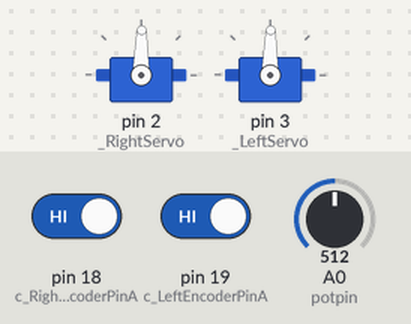
The sketch below on a simulated Arduino Mega 2560, built with avr-gcc and run on an emulated ATmega2560. On the bench: 2 × servo. Inputs (shaded band) come from the test bench; at power-on: A0 (potpin) = 512, pin 18 (c_RightEncoderPinA) HIGH, pin 19 (c_LeftEncoderPinA) HIGH. What the sketch prints to the serial monitor is not drawn.

Above: at 1.2 s.
1.3 s: A0 (potpin) set to 716
At 2.3 s:
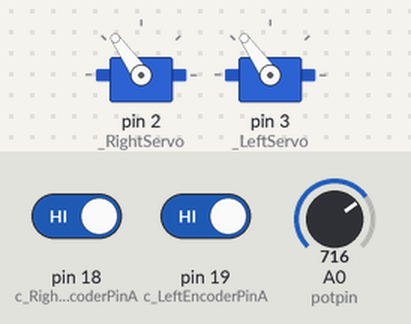
2.8 s: A0 (potpin) set to 900
At 3.3 s:
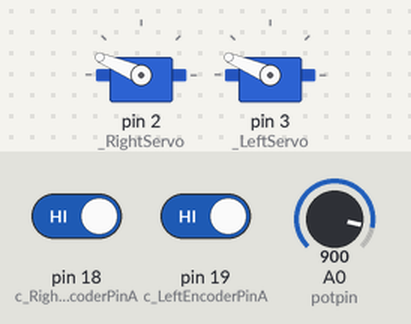
4.3 s: A0 (potpin) set to 1023
At 5.0 s:
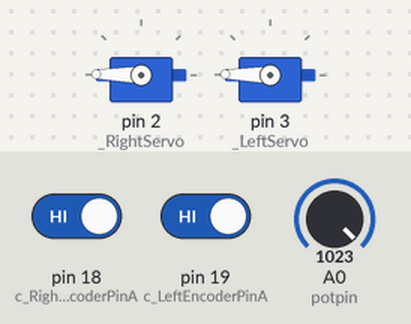
5.8 s: A0 (potpin) set to 306
At 7.0 s:
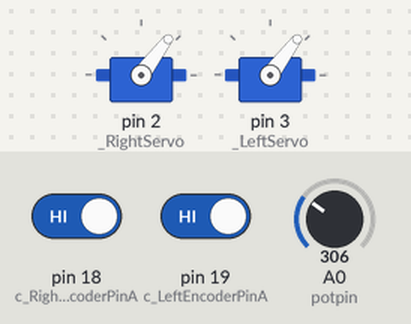
7.3 s: A0 (potpin) set to 122
At 8.0 s:
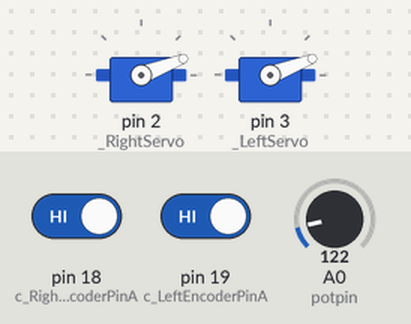
8.8 s: A0 (potpin) set to 511
At 10.2 s:
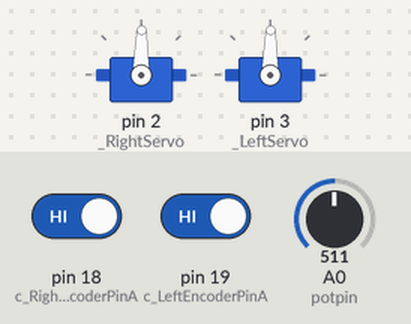
Timing chart, 0 to 11.3 s (numbered marks = the images above; inputs shaded):
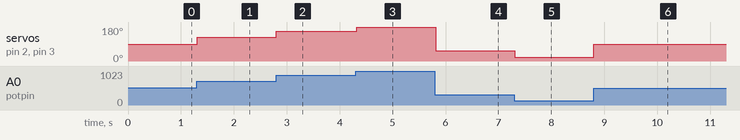

Measured:
- after the input at 1.3 s, servo on pin 2 (_RightServo), servo on pin 3 (_LeftServo): 89° → 125° at once
- after the input at 2.8 s, servo on pin 2 (_RightServo), servo on pin 3 (_LeftServo): 125° → 157° at once
- after the input at 4.3 s, servo on pin 2 (_RightServo), servo on pin 3 (_LeftServo): 157° → 179° at once
- after the input at 5.8 s, servo on pin 2 (_RightServo), servo on pin 3 (_LeftServo): 179° → 53° at once
- after the input at 7.3 s, servo on pin 2 (_RightServo), servo on pin 3 (_LeftServo): 53° → 21° at once
- after the input at 8.8 s, servo on pin 2 (_RightServo), servo on pin 3 (_LeftServo): 21° → 89° at once

The sketch:

fast-quadrature.ino
```cpp
#include "WProgram.h"
#include <Servo.h>
#include <digitalWriteFast.h>  // library for high performance reads and writes by jrraines
                               // see http://www.arduino.cc/cgi-bin/yabb2/YaBB.pl?num=1267553811/0
                               // and http://code.google.com/p/digitalwritefast/

// It turns out that the regular digitalRead() calls are too slow and bring the arduino down when
// I use them in the interrupt routines while the motor runs at full speed creating more than
// 40000 encoder ticks per second per motor.

// Quadrature encoders
// Left encoder
#define c_LeftEncoderInterrupt 4
#define c_LeftEncoderPinA 19
#define c_LeftEncoderPinB 25
#define LeftEncoderIsReversed
volatile bool _LeftEncoderBSet;
volatile long _LeftEncoderTicks = 0;

// Right encoder
#define c_RightEncoderInterrupt 5
#define c_RightEncoderPinA 18
#define c_RightEncoderPinB 24
volatile bool _RightEncoderBSet;
volatile long _RightEncoderTicks = 0;

Servo _RightServo;  // create servo object to control right motor
Servo _LeftServo;  // create servo object to control left motor

int potpin = 0;  // analog pin used to connect the potentiometer
int val;    // variable to read the value from the analog pin

void setup()
{
  Serial.begin(115200);

  _RightServo.attach(2);  // attaches the servo on specified pin to the servo object
  _LeftServo.attach(3);  // attaches the servo on specified pin to the servo object

  // Quadrature encoders
  // Left encoder
  pinMode(c_LeftEncoderPinA, INPUT);      // sets pin A as input
  digitalWrite(c_LeftEncoderPinA, LOW);  // turn on pullup resistors
  pinMode(c_LeftEncoderPinB, INPUT);      // sets pin B as input
  digitalWrite(c_LeftEncoderPinB, LOW);  // turn on pullup resistors
  attachInterrupt(c_LeftEncoderInterrupt, HandleLeftMotorInterruptA, RISING);

  // Right encoder
  pinMode(c_RightEncoderPinA, INPUT);      // sets pin A as input
  digitalWrite(c_RightEncoderPinA, LOW);  // turn on pullup resistors
  pinMode(c_RightEncoderPinB, INPUT);      // sets pin B as input
  digitalWrite(c_RightEncoderPinB, LOW);  // turn on pullup resistors
  attachInterrupt(c_RightEncoderInterrupt, HandleRightMotorInterruptA, RISING);
}

void loop()
{
  val = analogRead(potpin);            // reads the value of the potentiometer (value between 0 and 1023)
  val = map(val, 0, 1023, 0, 179);     // scale it to use it with the servo (value between 0 and 180)

  _RightServo.write(val);
  _LeftServo.write(val);

  Serial.print(_LeftEncoderTicks);
  Serial.print("\t");
  Serial.print(_RightEncoderTicks);
  Serial.print("\n");

  delay(20);
}

// Interrupt service routines for the left motor's quadrature encoder
void HandleLeftMotorInterruptA()
{
  // Test transition; since the interrupt will only fire on 'rising' we don't need to read pin A
  _LeftEncoderBSet = digitalReadFast(c_LeftEncoderPinB);   // read the input pin

  // and adjust counter + if A leads B
  #ifdef LeftEncoderIsReversed
    _LeftEncoderTicks -= _LeftEncoderBSet ? -1 : +1;
  #else
    _LeftEncoderTicks += _LeftEncoderBSet ? -1 : +1;
  #endif
}

// Interrupt service routines for the right motor's quadrature encoder
void HandleRightMotorInterruptA()
{
  // Test transition; since the interrupt will only fire on 'rising' we don't need to read pin A
  _RightEncoderBSet = digitalReadFast(c_RightEncoderPinB);   // read the input pin

  // and adjust counter + if A leads B
  #ifdef RightEncoderIsReversed
    _RightEncoderTicks -= _RightEncoderBSet ? -1 : +1;
  #else
    _RightEncoderTicks += _RightEncoderBSet ? -1 : +1;
  #endif
}
```
